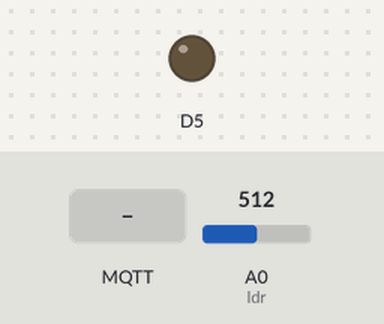
Simulated run of this sketch. Board: ESP8266 (NodeMCU). Shown: output pins drawn as LEDs (lit = HIGH). The inputs (shaded band) are chosen by the test bench; at power-on: A0 (ldr) = 512. WiFi joins after 1.5 s; servers stay silent unless stated; no MQTT or app messages arrive unless stated; what the sketch prints to the serial monitor is not drawn.

Above: at 2.7 s.
2.8 s: MQTT message "1" arrives on the first subscribed topic
At 3.7 s:
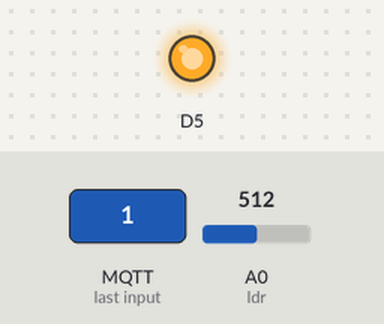
4.3 s: MQTT message "0" arrives on the first subscribed topic
At 4.8 s:
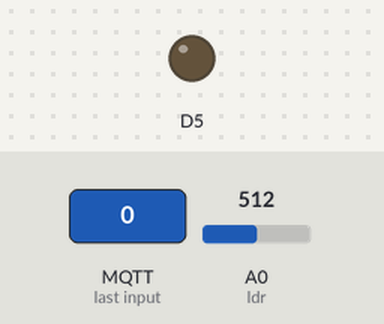
Timing chart, 0 to 7.3 s (numbered marks = the images above; inputs shaded):
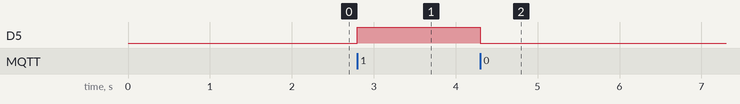

The sketch:

Tugas_Besar_Lampu_Jalan_Otomatis_LDR.ino
```cpp
#include <ESP8266WiFi.h>
#include <PubSubClient.h>

const int ldr = A0;

const char* ssid = "Fast";
const char* password = "lasagna enak";

const char* mqtt_server = "152.67.110.130";

WiFiClient espClient;
PubSubClient client(espClient);

long now = millis();
long lastMeasure = 0;
long lastMsg = 0;
char msg[50];
int value = 0;

void setup() {
  // put your setup code here, to run once:
  pinMode(D5, OUTPUT);
  digitalWrite(D5, LOW);
  Serial.begin(115200);
  setup_wifi();
  client.setServer(mqtt_server, 1883);
  client.setCallback(callback);
}

void setup_wifi(){
  delay(10);
  Serial.println();
  Serial.print("Connecting to ");
  Serial.println(ssid);
  WiFi.begin(ssid, password);
  while (WiFi.status() != WL_CONNECTED){
    delay(500);
    Serial.print(".");
  }
  Serial.println("");
  Serial.print("WiFi connected - ESP IP address: ");
  Serial.println(WiFi.localIP());

}

void callback(char* topic, byte* payload, unsigned int length){
  String string;
  Serial.print("Message arrived [");
  Serial.print(topic);
  Serial.print("]");
  for(int i = 0; i < length; i++){
    Serial.print((char)payload[i]);
    string+=((char)payload[i]);
  }
  Serial.println(string);

  if((char)payload[0]== '0'){
    Serial.println("LAMPU MATI");
    digitalWrite(D5, LOW);

  }

  else if((char)payload[0] == '1'){
    Serial.println("LAMPU NYALA");
    digitalWrite(D5, HIGH);
  }
}

void reconnect(){
  while (!client.connected()){
    Serial.print("Attempting MQTT connection...");

    if (client.connect("ESP8266Client")){
      Serial.println("connected");
      client.subscribe("lampu");
    }else{
      Serial.print("failed, rc= ");
      Serial.print(client.state());
      Serial.println("try again in 5 seconds");
      delay(3000);
    }
  }
}

void loop() {
  // put your main code here, to run repeatedly:
  if(!client.connected()){
    reconnect();
  }

  if(!client.loop())
    client.connect("ESP8266Client");

  now = millis();
  if (now - lastMeasure > 3000){
    lastMeasure = now;
    int nilai = analogRead(ldr);

    static char itensitasCahaya[7];
    dtostrf(nilai,6,2,itensitasCahaya);

    client.publish("cahaya", itensitasCahaya);


      Serial.print("Cahaya = ");
      Serial.print(nilai);
      Serial.println("V");
    }

}
```

Measured:
- after the input at 2.8 s, D5: LOW → HIGH at once
- after the input at 4.3 s, D5: HIGH → LOW at once
